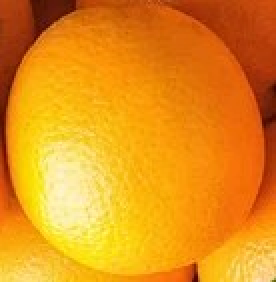
#> input picture Praktikum 10/jeruk.jpg, 138 x 141 px (shown 2 times larger)
$ jupyter execute 'Menghitung deteksi sawit dengan template matching_p7.ipynb'
#> lines starting #> are read from the running program, lines starting #| are printed output that depends on the picture; after the words box and inside, x2 and y2 are one past the last pixel; in counts of white or black regions, pixels touching at a corner belong together
[cell 1]
# tampilkan kedua gambar
from matplotlib import pyplot as plt
import cv2
from matplotlib import pyplot as plt

# panggil dan konversi warna agar sesuai dengan Matplotlib
sawit = cv2.imread('jeruk.jpg')
#> sawit is the input picture: shape (141, 138, 3); mean B, G, R 24.7, 144.4, 229.2
sawit = cv2.cvtColor(sawit, cv2.COLOR_BGR2RGB)

# panggil dan konversi warna agar sesuai dengan Matplotlib
kebun_sawit = cv2.imread('jerukmakanjeruk.jpg')
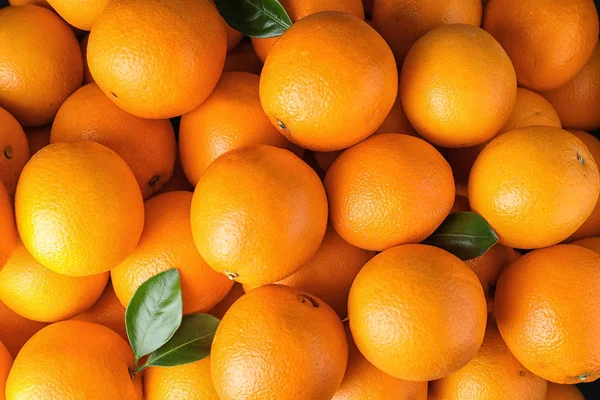
#> input picture Praktikum 10/jerukmakanjeruk.jpg, 600 x 400 px
#> kebun_sawit is the input picture: shape (400, 600, 3); mean B, G, R 22.5, 119, 210.2
kebun_sawit = cv2.cvtColor(kebun_sawit, cv2.COLOR_BGR2RGB)

plt.subplot(121),plt.imshow(sawit), plt.title('jeruk')
plt.subplot(122),plt.imshow(kebun_sawit), plt.title('tumpukam jeruk')
plt.show()
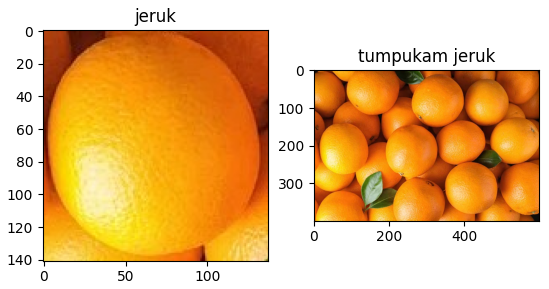
#> figure drawn by matplotlib, 2 panels

[cell 2]
import cv2
import numpy as np
import matplotlib.pyplot as plt

# Membaca gambar utuh untuk dicari
img_rgb = cv2.imread('jerukmakanjeruk.jpg')
img_gray = cv2.cvtColor(img_rgb, cv2.COLOR_BGR2GRAY)
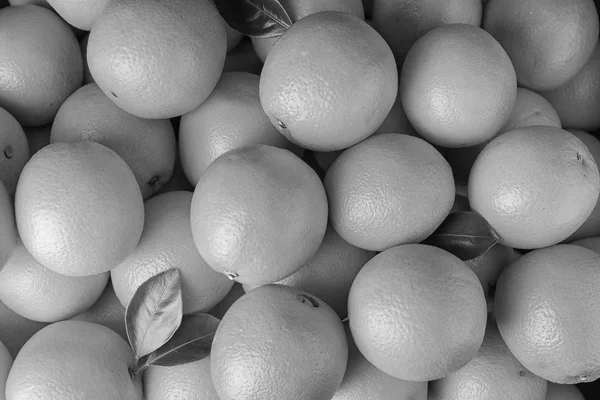
#> img_gray: shape (400, 600); min 1, max 245, mean 135.2

# Membaca template
template = cv2.imread('jeruk.jpg', 0)
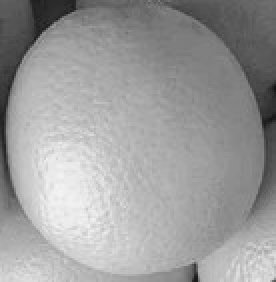
#> template: shape (141, 138) (shown 2 times larger); min 19, max 244, mean 156.2

# Ukuran template. Ukuran ini akan digunakan untuk menggambar kotak
w, h = template.shape[::-1]
#> w = 138; h = 141

# Menggunakan metode COEFF-NORMALIZED
res = cv2.matchTemplate(img_gray, template, cv2.TM_CCOEFF_NORMED)
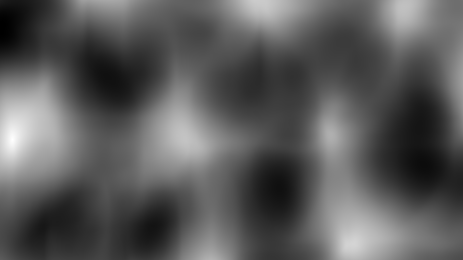
#> res: shape (260, 463) float32; min -0.503, max 0.999, mean 0.0342; drawn with min black and max white

# Mendapatkan posisi lokasi terbaik (koordinat x dan y) dari hasil pencocokan
min_val, max_val, min_loc, max_loc = cv2.minMaxLoc(res)
#> min_val = -0.503; max_val = 0.999; min_loc = (1, 26); max_loc = (12, 139)

# Mendefinisikan batasan ambang batas deteksi kemiripan titik
threshold = 0.5

# Mencari posisi lokasi yang melebihi ambang batas
loc = np.where(res >= threshold)
#> loc = 7948 positions, rows 0 to 259, columns 0 to 420

#Membuat array kosong untuk menyimpan lokasi-lokasi dari hasil deteksi
lspoint = []
lspoint2 = []
count = 0  # Untuk menyimpan jumlah matching yang ditemukan

for pt in zip(*loc[::-1]):
    # Jika sudah ada, skip lokasi tersebut
    if pt[0] not in lspoint and pt[1] not in lspoint2:
        # Gambar persegi warna kuning dengan ketebalan dua poin
        cv2.rectangle(img_rgb, pt, (pt[0] + w, pt[1] + h), (0, 255, 255), 2)
        for i in range(pt[0] - 9, pt[0] + 9, 1):
            # Tambahkan koordinat x ke list
            lspoint.append(i)
        for k in range(pt[1] - 9, pt[1] + 9, 1):
            # Tambahkan koordinat y ke list
            lspoint2.append(k)
        count += 1  # Berapa jumlah matching yang ditemukan?
    else:
        continue
#> this loop made 7948 passes
#> pt on passes 1 to 12: (238, 0), (239, 0), (240, 0), (241, 0), (242, 0), (243, 0), (244, 0), (245, 0), (246, 0), (247, 0), (248, 0), (249, 0)
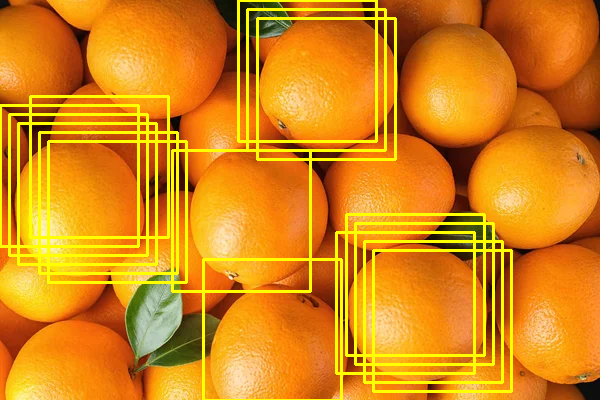
#> img_rgb: shape (400, 600, 3); 10.57% of pixels changed, all inside (x1, y1, x2, y2) = (0, 0, 513, 400)
#> after the loop, count = 16; lspoint = 288 values, max 381 at index 269, min -9 at index 72, mean 189.2; lspoint2 = 288 values, max 267 at index 287, min -9 at index 0, mean 143.7

print("Jumlah objek ditemukan:", count)
#| Jumlah objek ditemukan: 16

# Tampilkan dengan imshow
plt.imshow(cv2.cvtColor(img_rgb, cv2.COLOR_BGR2RGB))
plt.show()
